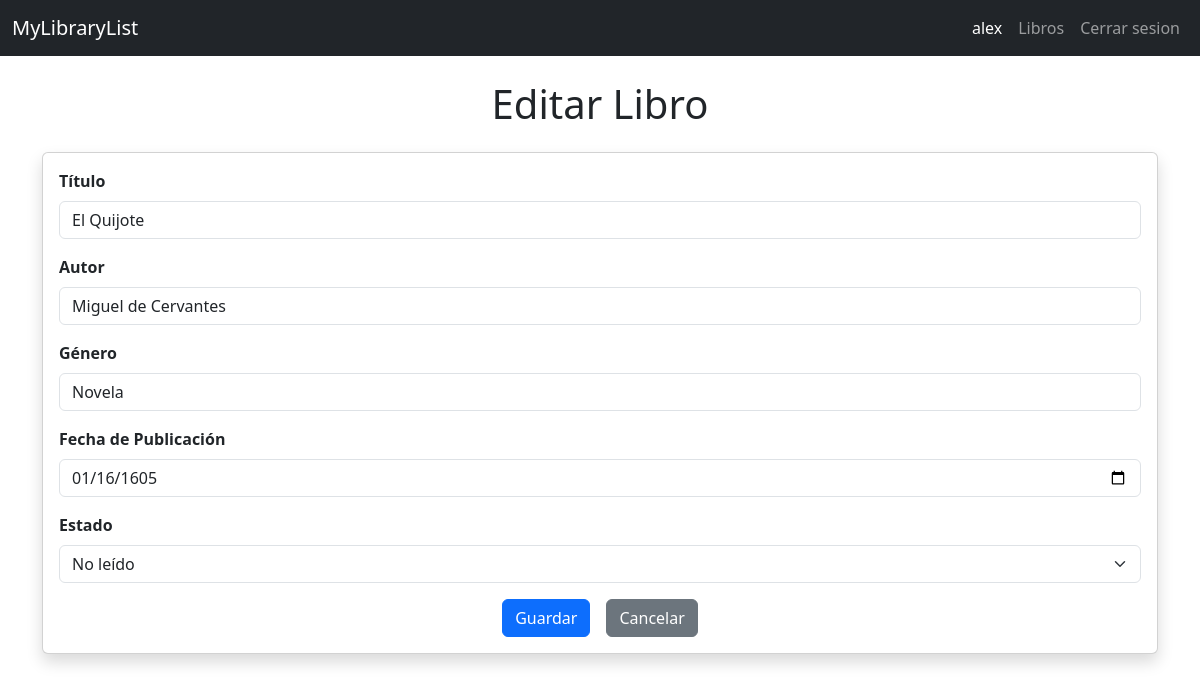
The app's page /library/update/1 (signed in) with its own data.
### app/models.py (models this page shows, shortened)
class User(db.Model):
    id = db.Column(db.Integer, primary_key=True)
    username = db.Column(db.String(20), unique=True, nullable=False)
    password = db.Column(db.Text, nullable=False)

class Libro(db.Model):
    id = db.Column(db.Integer, primary_key=True)
    created_by = db.Column(db.Integer, db.ForeignKey('user.id'), nullable=False)
    title = db.Column(db.String(100), nullable=False)
    author = db.Column(db.String(100), nullable=False)
    genre = db.Column(db.String(50), nullable=False)
    published_date = db.Column(db.Date, nullable=False)
    state = db.Column(db.Boolean, default = False)

### app/library.py (the view, shortened to what this page needs)
@bp.route('/update/<int:id>', methods=('GET', 'POST'))
@login_required
def update(id):
    libro = get_libro(id)
    return render_template('library/update.html', libro = libro)

### app/auth.py (called while the page is built)
@bp.before_app_request
def load_logged_in_user():
    user_id = session.get('user_id')
    if user_id is None:
        g.user = None
    else:
        g.user = User.query.get_or_404(user_id)

def login_required(view):
    @functools.wraps(view)
    def wrapped_view(**kwargs):
        if g.user is None:
            return redirect(url_for('auth.login'))
        return view(**kwargs)
    return wrapped_view

### app/library.py (called while the page is built)
def get_libro(id):
    libro = Libro.query.get_or_404(id)
    return libro

### app/templates/library/update.html (shortened to what this page needs)
{% extends 'base.html' %}
{% block content %}
<section class="container my-4">
  <h3 class="text-center display-6 mb-4">{% block title %} Editar Libro {% endblock title %}</h3>
  <div class="card shadow">
    <div class="card-body">
        <form action="{{ url_for('library.update', id=libro.id) }}" method="post">
            <div class="mb-3">
          <label for="title" class="form-label"><strong>Título</strong></label>
          <input type="text" class="form-control" id="title" name="title" placeholder="Título del libro" required value="{{ libro.title}}">
        </div>
        <div class="mb-3">
          <label for="author" class="form-label"><strong>Autor</strong></label>
          <input type="text" class="form-control" id="author" name="author" placeholder="Autor del libro" required value="{{libro.author}}">
        </div>
        <div class="mb-3">
          <label for="genre" class="form-label"><strong>Género</strong></label>
          <input type="text" class="form-control" id="genre" name="genre" placeholder="Género del libro" required value="{{libro.genre}}">
        </div>
        <div class="mb-3">
          <label for="published_date" class="form-label"><strong>Fecha de Publicación</strong></label>
          <input type="date" class="form-control" id="published_date" name="published_date" required value="{{libro.published_date}}">
        </div>
        <div class="mb-3">
          <label for="state" class="form-label"><strong>Estado</strong></label>
          <select class="form-select" id="state" name="state">
            <option value="false" {% if not libro.state %}selected{% endif %}>No leído</option>
        </select>
        </div>
        <div class="d-flex justify-content-center gap-3">
          <button type="submit" class="btn btn-primary">
             Guardar
          </button>
          <a href="{{ url_for('library.index') }}" class="btn btn-secondary">
             Cancelar
          </a>
        </div>
      </form>
    </div>
  </div>
</section>
{% endblock content %}

### app/templates/base.html (shortened to what this page needs)
<!DOCTYPE html>
<html lang="en">
  <head>
    <link
      href="https://cdn.jsdelivr.net/npm/bootstrap@5.3.3/dist/css/bootstrap.min.css"
      rel="stylesheet"
    />
  </head>
  <body>
    <nav class="navbar navbar-expand-sm navbar-dark bg-dark" data-bs-theme="dark">
        <div class="container-fluid">
          <a class="navbar-brand" href="{{ url_for('index') }}">MyLibraryList</a>
          <div class="collapse navbar-collapse justify-content-end" id="navbarSupportedContent">
            <ul class="navbar-nav ms-auto mb-2 mb-lg-0">
              {% if g.user %}
              <li class="nav-item">
                <span class="nav-link active"> {{ g.user.username }}</span>
              </li>
              <li class="nav-item">
                <a class="nav-link" href="{{ url_for('library.index') }}">Libros</a>
              </li>
              <li class="nav-item">
                <a class="nav-link" href="{{ url_for('auth.logout') }}">Cerrar sesion</a>
              </li>
              {% else %}
              <li class="nav-item">
                <a class="nav-link" aria-current="page" href="{{ url_for('auth.register') }}">Registrarse</a>
              </li>
              <li class="nav-item">
                <a class="nav-link" href="{{ url_for('auth.login') }}">Iniciar Sesion</a>
              {% endif %}
            </ul>
          </div>
        </div>
      </nav>
    {% block content %} {% endblock %}
  </body>
</html>

### records on screen
User: user.username "alex"
Libro: title "El Quijote", author "Miguel de Cervantes", genre "Novela", published_date "01/16/1605", state "No leído"
